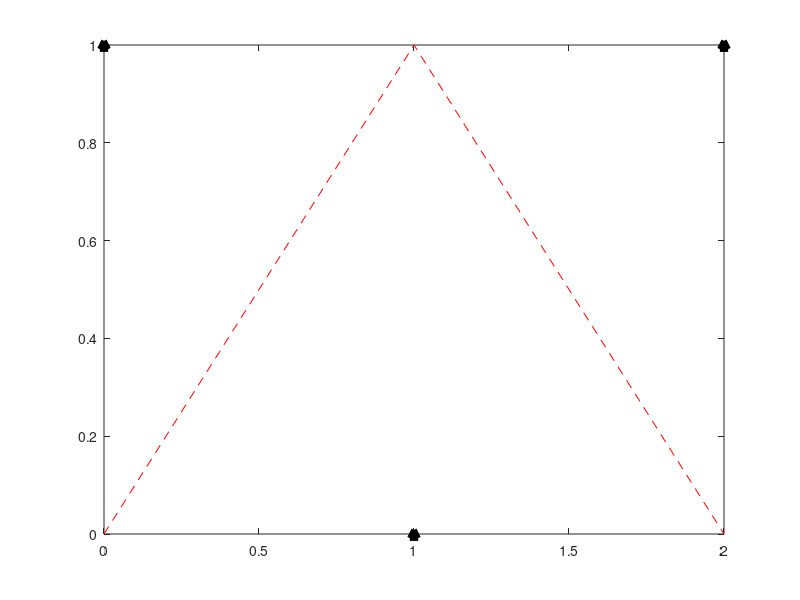
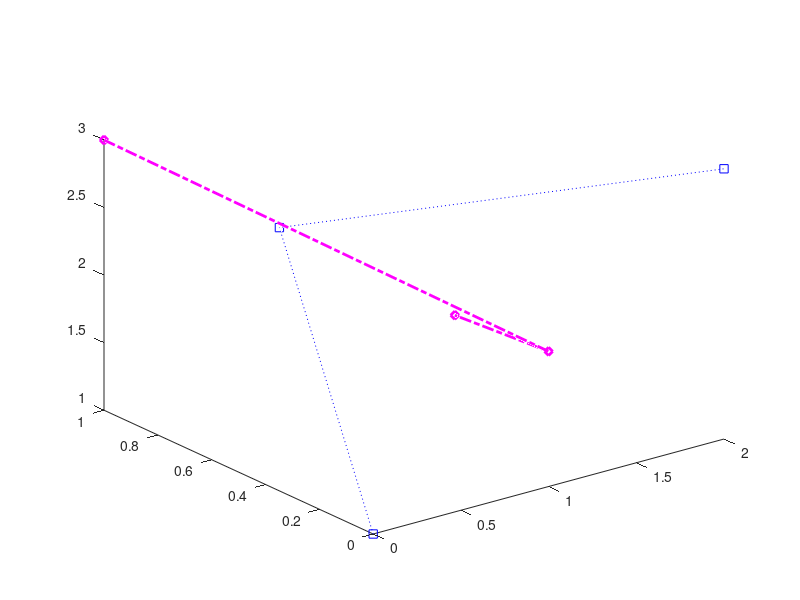

Source code (MATLAB) for these figures, in order:
x = [0, 1, 2];
y1 = [0, 1, 0];
y2 = [1, 0, 1];

f = figure(51);
h = plot(x, y1, 'r--', x, y2, 'k^', 'LineWidth', 4);
styles = get(h, 'LineStyle');
markers = get(h, 'Marker');
widths = get(h, 'LineWidth');
line2_x = get(h(2), 'XData');
line2_y = get(h(2), 'YData');

f3 = figure(52);
h3 = plot3(x, y1, [1, 2, 3], 'b:s', x, y2, [3, 2, 1], 'm-.d', 'LineWidth', 2);
styles3 = get(h3, 'LineStyle');
markers3 = get(h3, 'Marker');
widths3 = get(h3, 'LineWidth');
z2 = get(h3(2), 'ZData');
